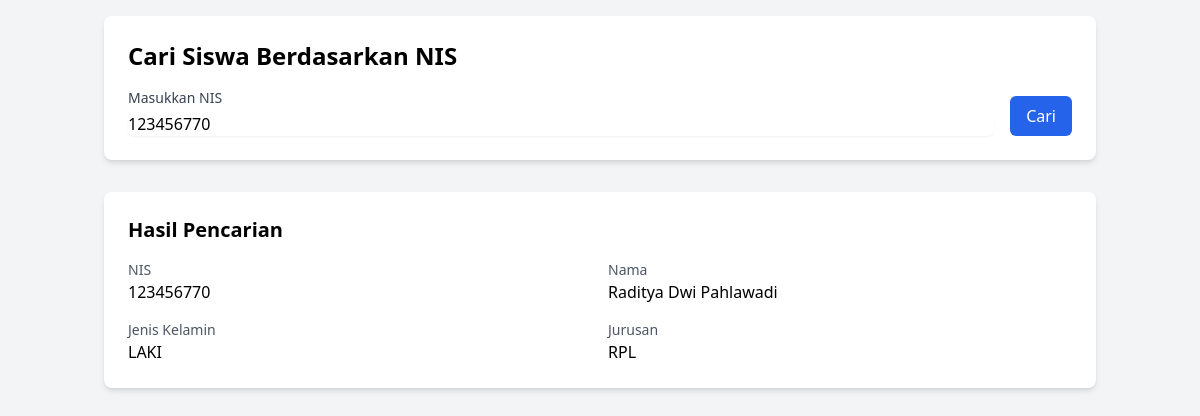
The page /carisiswa.php?nis=123456770 on the database its author committed.
### tables this page shows
CREATE TABLE `siswa` (
  `NIS` char(9) NOT NULL,
  `Nama` varchar(30) NOT NULL,
  `Jkel` enum('LAKI','PEREMPUAN') NOT NULL,
  `Jurusan` enum('RPL','TBS','TBG','PH','UPW') NOT NULL
);

### crudsiswa.php (called while the page is built, shortened)
<?php
function bacaSiswa($sql){
    $data = array();
    $koneksi = koneksiAkademi();
    $hasil = mysqli_query($koneksi, $sql);
    $i = 0;
    while ($baris = mysqli_fetch_assoc($hasil)) {
        $data[$i]['NIS']=$baris['NIS'];
        $data[$i]['Nama']=$baris['Nama'];
        $data[$i]['Jkel']=$baris['Jkel'];
        $data[$i]['Jurusan']=$baris['Jurusan'];
        $i++;
    }
    return $data;
}
function cariSiswa($cari){
    $sql = "SELECT * FROM siswa WHERE NIS = '$cari'";
    return bacaSiswa($sql);
}

### carisiswa.php (the view, shortened to what this page needs)
<?php
include 'crudSiswa.php';
$nis = isset($_GET['nis']) ? $_GET['nis'] : null;
$siswa = null;
if ($nis) {
    $siswa = cariSiswa($nis);
    $siswa = $siswa ? $siswa[0] : null;
}
?>
<!DOCTYPE html>
<html lang="id">
<head>
    <script src="https://cdn.tailwindcss.com"></script>
</head>
<body class="bg-gray-100">
    <div class="container mx-auto p-4">
        <div class="bg-white rounded-lg shadow-md p-6 mb-8">
            <h1 class="text-2xl font-bold mb-4">Cari Siswa Berdasarkan NIS</h1>
            <form method="GET" action="" class="flex items-end gap-4">
                <div class="flex-1">
                    <label class="block text-sm font-medium text-gray-700 mb-1">Masukkan NIS</label>
                    <input type="text" name="nis" value="<?= $nis ?>" required
                        class="mt-1 block w-full rounded-md border-gray-300 shadow-sm focus:border-blue-500 focus:ring-blue-500"
                        placeholder="Contoh: 123456789">
                </div>
                <button type="submit"
                    class="bg-blue-600 text-white px-4 py-2 rounded-md hover:bg-blue-700 transition-colors">
                    Cari
                </button>
            </form>
        </div>
        <?php if ($nis): ?>
            <div class="bg-white rounded-lg shadow-md p-6">
                <?php if ($siswa): ?>
                    <h2 class="text-xl font-semibold mb-4">Hasil Pencarian</h2>
                    <div class="grid grid-cols-1 md:grid-cols-2 gap-4">
                        <div>
                            <p class="text-sm text-gray-600">NIS</p>
                            <p class="font-medium"><?= $siswa['NIS'] ?></p>
                        </div>
                        <div>
                            <p class="text-sm text-gray-600">Nama</p>
                            <p class="font-medium"><?= $siswa['Nama'] ?></p>
                        </div>
                        <div>
                            <p class="text-sm text-gray-600">Jenis Kelamin</p>
                            <p class="font-medium"><?= $siswa['Jkel'] ?></p>
                        </div>
                        <div>
                            <p class="text-sm text-gray-600">Jurusan</p>
                            <p class="font-medium"><?= $siswa['Jurusan'] ?></p>
                        </div>
                    </div>
                <?php else: ?>
                    <p class="text-gray-600">Siswa dengan NIS <?= $nis ?> tidak ditemukan</p>
                <?php endif; ?>
            </div>
        <?php endif; ?>
    </div>
</body>
</html>

### rows shown on the page
siswa: NIS "123456770", Nama "Raditya Dwi Pahlawadi", Jkel "LAKI", Jurusan "RPL"
